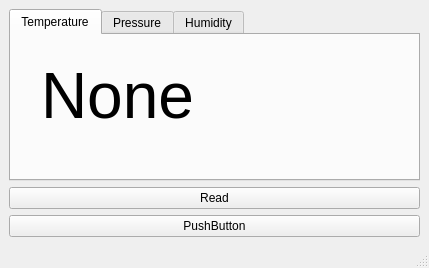
<?xml version="1.0" encoding="UTF-8"?>
<ui version="4.0">
 <class>MainWindow</class>
 <widget class="QMainWindow" name="MainWindow">
  <property name="geometry">
   <rect>
    <x>0</x>
    <y>0</y>
    <width>429</width>
    <height>268</height>
   </rect>
  </property>
  <property name="windowTitle">
   <string>MainWindow</string>
  </property>
  <widget class="QWidget" name="centralwidget">
   <layout class="QGridLayout" name="gridLayout">
    <item row="0" column="0">
     <layout class="QVBoxLayout" name="verticalLayout">
      <item>
       <widget class="QTabWidget" name="myViewer">
        <property name="currentIndex">
         <number>0</number>
        </property>
        <widget class="QWidget" name="temperature">
         <attribute name="title">
          <string>Temperature</string>
         </attribute>
         <widget class="QLabel" name="temperature_text">
          <property name="geometry">
           <rect>
            <x>30</x>
            <y>0</y>
            <width>371</width>
            <height>121</height>
           </rect>
          </property>
          <property name="font">
           <font>
            <pointsize>48</pointsize>
           </font>
          </property>
          <property name="text">
           <string>None</string>
          </property>
         </widget>
        </widget>
        <widget class="QWidget" name="pressure">
         <attribute name="title">
          <string>Pressure</string>
         </attribute>
         <widget class="QLabel" name="pressure_text">
          <property name="geometry">
           <rect>
            <x>30</x>
            <y>0</y>
            <width>371</width>
            <height>121</height>
           </rect>
          </property>
          <property name="font">
           <font>
            <pointsize>48</pointsize>
           </font>
          </property>
          <property name="text">
           <string>None</string>
          </property>
         </widget>
        </widget>
        <widget class="QWidget" name="humidity">
         <attribute name="title">
          <string>Humidity</string>
         </attribute>
         <widget class="QLabel" name="humidity_text">
          <property name="geometry">
           <rect>
            <x>30</x>
            <y>0</y>
            <width>371</width>
            <height>121</height>
           </rect>
          </property>
          <property name="font">
           <font>
            <pointsize>48</pointsize>
           </font>
          </property>
          <property name="text">
           <string>None</string>
          </property>
         </widget>
        </widget>
       </widget>
      </item>
      <item>
       <widget class="QPushButton" name="read">
        <property name="text">
         <string>Read</string>
        </property>
       </widget>
      </item>
      <item>
       <widget class="QPushButton" name="button">
        <property name="text">
         <string>PushButton</string>
        </property>
       </widget>
      </item>
     </layout>
    </item>
   </layout>
  </widget>
  <widget class="QMenuBar" name="menubar">
   <property name="geometry">
    <rect>
     <x>0</x>
     <y>0</y>
     <width>429</width>
     <height>21</height>
    </rect>
   </property>
  </widget>
  <widget class="QStatusBar" name="statusbar"/>
 </widget>
 <resources/>
 <connections/>
</ui>
